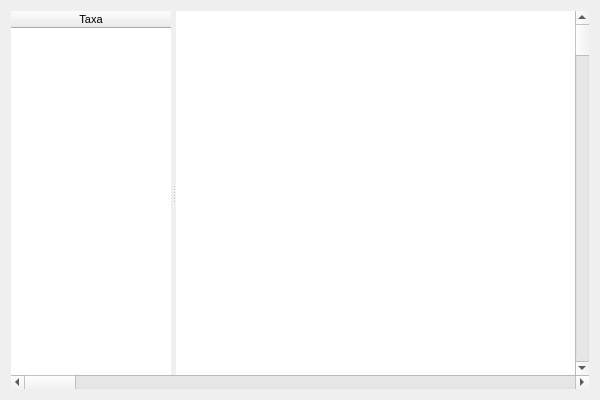
<?xml version="1.0" encoding="UTF-8"?>
<ui version="4.0">
 <class>matrixTableForm</class>
 <widget class="QWidget" name="matrixTableForm">
  <property name="geometry">
   <rect>
    <x>0</x>
    <y>0</y>
    <width>600</width>
    <height>400</height>
   </rect>
  </property>
  <property name="windowTitle">
   <string>Form</string>
  </property>
  <property name="windowIcon">
   <iconset resource="resources.qrc">
    <normaloff>:/icons/icon.ico</normaloff>:/icons/icon.ico</iconset>
  </property>
  <layout class="QVBoxLayout" name="verticalLayout_2">
   <item>
    <layout class="QVBoxLayout" name="verticalLayout">
     <property name="spacing">
      <number>0</number>
     </property>
     <item>
      <layout class="QHBoxLayout" name="horizontalLayout">
       <property name="spacing">
        <number>0</number>
       </property>
       <item>
        <widget class="QSplitter" name="matricTableSplitter">
         <property name="styleSheet">
          <string notr="true"/>
         </property>
         <property name="frameShape">
          <enum>QFrame::NoFrame</enum>
         </property>
         <property name="lineWidth">
          <number>1</number>
         </property>
         <property name="midLineWidth">
          <number>0</number>
         </property>
         <property name="orientation">
          <enum>Qt::Horizontal</enum>
         </property>
         <property name="opaqueResize">
          <bool>true</bool>
         </property>
         <property name="handleWidth">
          <number>5</number>
         </property>
         <property name="childrenCollapsible">
          <bool>true</bool>
         </property>
         <widget class="QTableWidget" name="matrixLeftTableWidget">
          <property name="maximumSize">
           <size>
            <width>160</width>
            <height>16777215</height>
           </size>
          </property>
          <property name="font">
           <font>
            <pointsize>8</pointsize>
           </font>
          </property>
          <property name="frameShape">
           <enum>QFrame::NoFrame</enum>
          </property>
          <property name="lineWidth">
           <number>0</number>
          </property>
          <property name="verticalScrollBarPolicy">
           <enum>Qt::ScrollBarAlwaysOff</enum>
          </property>
          <property name="horizontalScrollBarPolicy">
           <enum>Qt::ScrollBarAlwaysOff</enum>
          </property>
          <property name="editTriggers">
           <set>QAbstractItemView::NoEditTriggers</set>
          </property>
          <property name="alternatingRowColors">
           <bool>true</bool>
          </property>
          <property name="selectionMode">
           <enum>QAbstractItemView::SingleSelection</enum>
          </property>
          <property name="rowCount">
           <number>0</number>
          </property>
          <property name="columnCount">
           <number>1</number>
          </property>
          <attribute name="horizontalHeaderDefaultSectionSize">
           <number>160</number>
          </attribute>
          <attribute name="horizontalHeaderMinimumSectionSize">
           <number>160</number>
          </attribute>
          <attribute name="verticalHeaderVisible">
           <bool>true</bool>
          </attribute>
          <attribute name="verticalHeaderHighlightSections">
           <bool>false</bool>
          </attribute>
          <attribute name="verticalHeaderMinimumSectionSize">
           <number>30</number>
          </attribute>
          <column>
           <property name="text">
            <string>Taxa</string>
           </property>
          </column>
         </widget>
         <widget class="QTableWidget" name="matrixRightTableWidget">
          <property name="font">
           <font>
            <pointsize>8</pointsize>
           </font>
          </property>
          <property name="frameShape">
           <enum>QFrame::NoFrame</enum>
          </property>
          <property name="lineWidth">
           <number>0</number>
          </property>
          <property name="verticalScrollBarPolicy">
           <enum>Qt::ScrollBarAlwaysOff</enum>
          </property>
          <property name="horizontalScrollBarPolicy">
           <enum>Qt::ScrollBarAlwaysOff</enum>
          </property>
          <property name="editTriggers">
           <set>QAbstractItemView::AnyKeyPressed|QAbstractItemView::DoubleClicked|QAbstractItemView::EditKeyPressed</set>
          </property>
          <property name="alternatingRowColors">
           <bool>true</bool>
          </property>
          <property name="selectionMode">
           <enum>QAbstractItemView::SingleSelection</enum>
          </property>
          <property name="rowCount">
           <number>0</number>
          </property>
          <property name="columnCount">
           <number>0</number>
          </property>
          <attribute name="horizontalHeaderDefaultSectionSize">
           <number>40</number>
          </attribute>
          <attribute name="horizontalHeaderHighlightSections">
           <bool>false</bool>
          </attribute>
          <attribute name="horizontalHeaderMinimumSectionSize">
           <number>40</number>
          </attribute>
          <attribute name="verticalHeaderVisible">
           <bool>false</bool>
          </attribute>
          <attribute name="verticalHeaderHighlightSections">
           <bool>false</bool>
          </attribute>
          <attribute name="verticalHeaderMinimumSectionSize">
           <number>30</number>
          </attribute>
         </widget>
        </widget>
       </item>
       <item>
        <widget class="QScrollBar" name="matrixTableVerticalScrollBar">
         <property name="orientation">
          <enum>Qt::Vertical</enum>
         </property>
        </widget>
       </item>
      </layout>
     </item>
     <item>
      <widget class="QScrollBar" name="matrixTableHorizontalScrollBar">
       <property name="orientation">
        <enum>Qt::Horizontal</enum>
       </property>
      </widget>
     </item>
    </layout>
   </item>
  </layout>
 </widget>
 <resources>
  <include location="resources.qrc"/>
 </resources>
 <connections/>
</ui>
